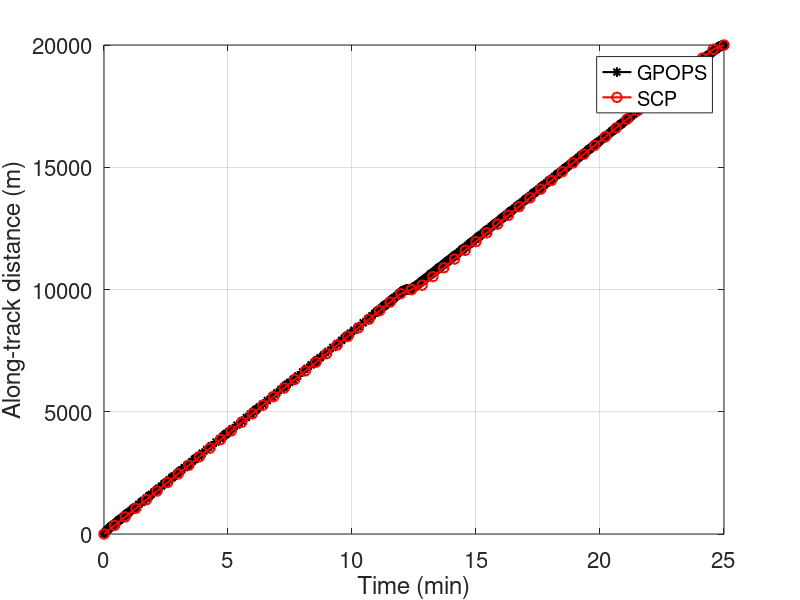
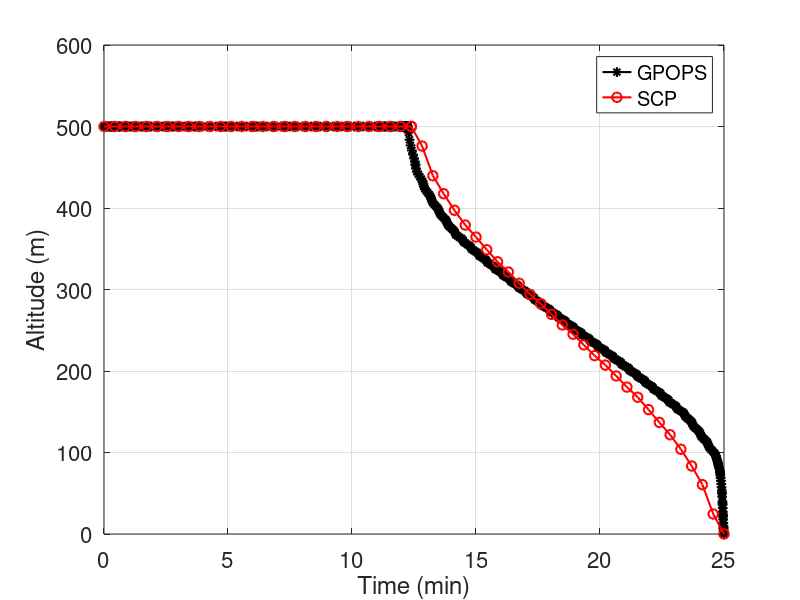
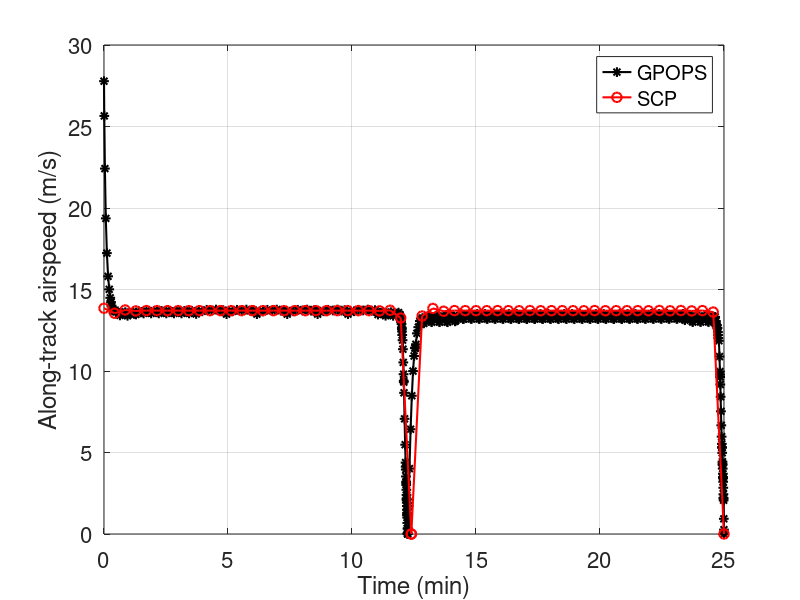
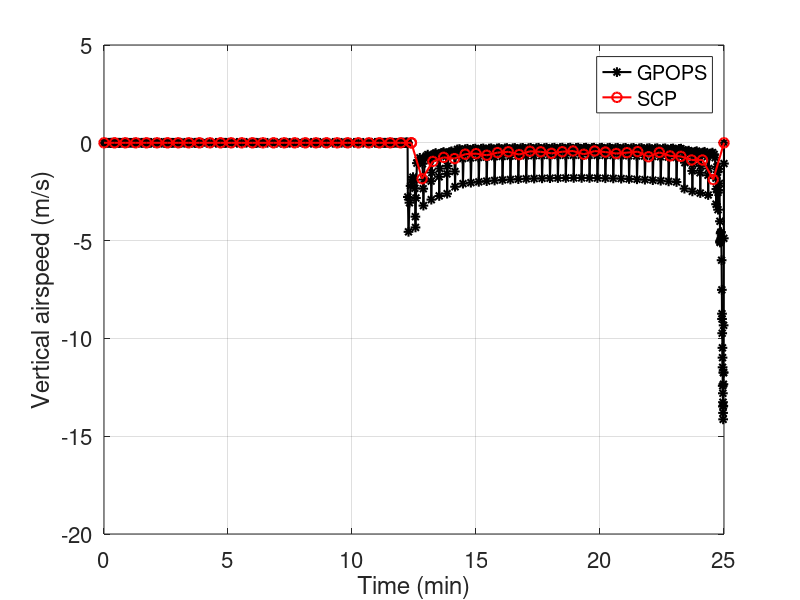

Write the MATLAB code that produced these figures, in order.
% Compare results from the folders "SCP" and "Verify_gpops_convex" with
% nonconvex control constraint u2^2+u3^2=u4

clear
clc
close all
format short

% parameters

load data_gpops.mat
load data_scp_new.mat

tG = tG/60;
tS = tS/60;
thetaS = atan(u1S./u2S)*180/pi;
% x vs. t
figure
plot(tG, xG, 'k-*', 'markersize', 7, 'linewidth', 1.5);
hold on
plot(tS, xS, 'r-o', 'markersize', 7, 'linewidth', 1.5);
xlabel('Time (min)', 'FontSize', 18);
ylabel('Along-track distance (m)', 'FontSize', 18);
leg = legend('GPOPS', 'SCP');
set(leg,'FontSize',16);
set(gca,'FontSize',16);
grid on

% z vs. t
figure
plot(tG, zG, 'k-*', 'markersize', 7, 'linewidth', 1.5);
hold on
plot(tS, zS, 'r-o', 'markersize', 7, 'linewidth', 1.5);
xlabel('Time (min)', 'FontSize', 18);
ylabel('Altitude (m)', 'FontSize', 18);
leg = legend('GPOPS', 'SCP');
set(leg,'FontSize',16);
set(gca,'FontSize',16);
grid on

% vx vs. t
figure
plot(tG, vxG, 'k-*', 'markersize', 7, 'linewidth', 1.5);
hold on
plot(tS, vxS, 'r-o', 'markersize', 7, 'linewidth', 1.5);
xlabel('Time (min)', 'FontSize', 18);
ylabel('Along-track airspeed (m/s)', 'FontSize', 18);
leg = legend('GPOPS', 'SCP');
set(leg,'FontSize',16);
set(gca,'FontSize',16);
grid on

% vz vs. t
figure
plot(tG, vzG, 'k-*', 'markersize', 7, 'linewidth', 1.5);
hold on
plot(tS, vzS, 'r-o', 'markersize', 7, 'linewidth', 1.5);
xlabel('Time (min)', 'FontSize', 18);
ylabel('Vertical airspeed (m/s)', 'FontSize', 18);
leg = legend('GPOPS', 'SCP');
set(leg,'FontSize',16);
set(gca,'FontSize',16);
grid on

% % % u1 vs. t
% % figure
% % 
% % plot(tG, u1G, 'k-*', 'markersize', 7, 'linewidth', 1.5);
% % hold on
% % plot(tS, u1S, 'r-o', 'markersize', 7, 'linewidth', 1.5);
% % xlabel('Time (min)', 'FontSize', 18);
% % ylabel('u_1 (N)', 'FontSize', 18);
% % leg = legend('GPOPS', 'SCP');
% % set(leg,'FontSize',16);
% % set(gca,'FontSize',16);
% % grid on

% % % u2 vs. t
% % figure
% % plot(tG, u2G, 'k-*', 'markersize', 7, 'linewidth', 1.5);
% % hold on
% % plot(tS, u2S, 'r-o', 'markersize', 7, 'linewidth', 1.5);
% % xlabel('Time (min)', 'FontSize', 18);
% % ylabel('u_2 (N)', 'FontSize', 18);
% % leg = legend('GPOPS', 'SCP');
% % set(leg,'FontSize',16);
% % set(gca,'FontSize',16);
% % grid on

% % % u3 vs. t
% % figure
% % plot(tG, u3G, 'k-*', 'markersize', 7, 'linewidth', 1.5);
% % hold on
% % plot(tS, u3S, 'r-o', 'markersize', 7, 'linewidth', 1.5);
% % xlabel('Time (min)', 'FontSize', 18);
% % ylabel('u_3 (N)', 'FontSize', 18);
% % leg = legend('GPOPS', 'SCP');
% % set(leg,'FontSize',16);
% % set(gca,'FontSize',16);
% % grid on

% T vs. t
figure
plot(tG, TG, 'k-*', 'markersize', 7, 'linewidth', 1.5);
hold on
plot(tS, TS, 'r-o', 'markersize', 7, 'linewidth', 1.5);
xlabel('Time (min)', 'FontSize', 18);
ylabel('Net thrust (N)', 'FontSize', 18);
leg = legend('GPOPS', 'SCP');
set(leg,'FontSize',16);
set(gca,'FontSize',16);
grid on

% % T vs. t
% figure
% plot(tG(350:473), TG(350:473), 'k-*', 'markersize', 7, 'linewidth', 1.5);
% hold on
% plot(tS(72:116), sqrt(TS((72:116))), 'r-o', 'markersize', 7, 'linewidth', 1.5);
% xlabel('Time (min)', 'FontSize', 18);
% ylabel('Net thrust (N)', 'FontSize', 18);
% leg = legend('GPOPS', 'SCP');
% set(leg,'FontSize',16);
% set(gca,'FontSize',16);
% grid on

% Theta vs. t
figure
plot(tG, thetaG, 'k-*', 'markersize', 7, 'linewidth', 1.5);
hold on
plot(tS, thetaS, 'r-o', 'markersize', 7, 'linewidth', 1.5);
xlabel('Time (min)', 'FontSize', 18);
ylabel('Pitch angle (deg)', 'FontSize', 18);
leg = legend('GPOPS', 'SCP');
set(leg,'FontSize',16);
set(gca,'FontSize',16);
grid on


% % Theta vs. t
% figure
% plot(tG(350:473), thetaG(350:473), 'k-*', 'markersize', 7, 'linewidth', 1.5);
% hold on
% plot(tS(72 :116), thetaS(72:116), 'r-o', 'markersize', 7, 'linewidth', 1.5);
% xlabel('Time (min)', 'FontSize', 18);
% ylabel('Pitch angle (deg)', 'FontSize', 18);
% leg = legend('GPOPS', 'SCP');
% set(leg,'FontSize',16);
% set(gca,'FontSize',16);
% grid on

